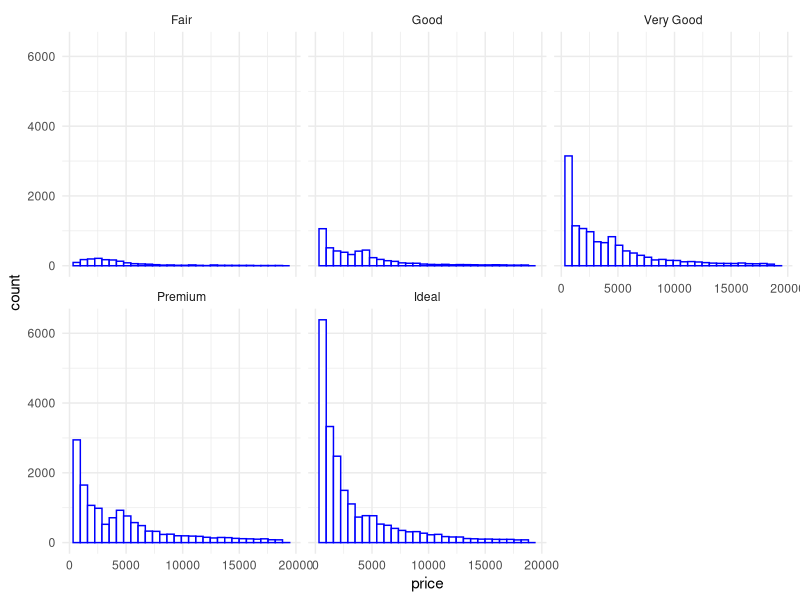
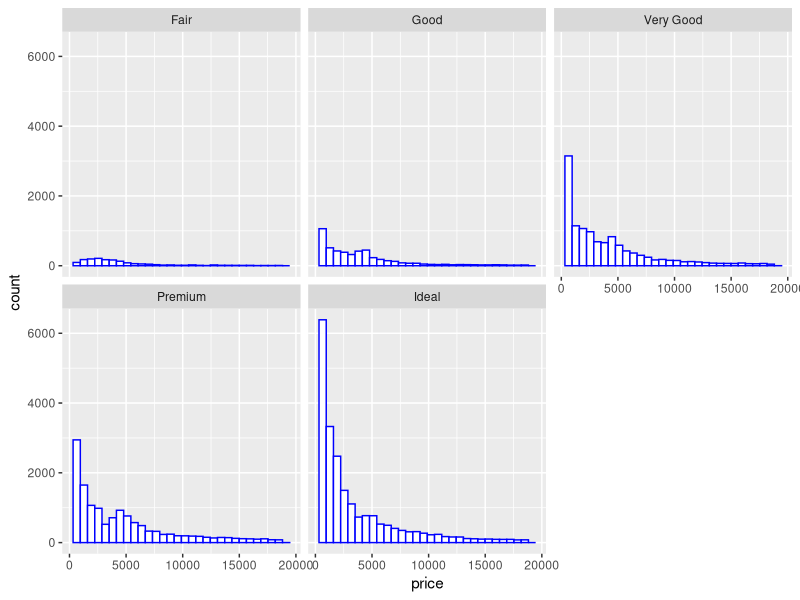

R code for these plots, in order:
## ---- chunk 1
library(tidyverse)
diamonds <- diamonds
## ---- chunk 2
ggplot(data = diamonds, aes(x = price)) + geom_histogram(color = "blue", fill = "white") + facet_wrap(~ cut) + theme_minimal()
## ---- chunk 3
ggplot(data = diamonds, aes(x = price)) + geom_histogram(color = "blue", fill = "white") + facet_wrap(~ cut) + theme(element_rect(color = "darkred"))
